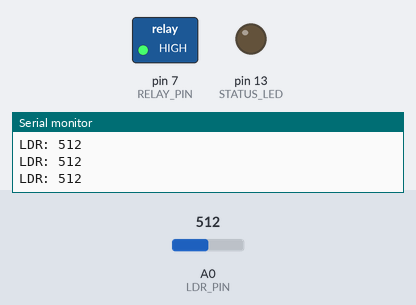
Bench run of a sketch on a simulated Arduino Uno, built with avr-gcc and run on an emulated ATmega328P. Shown: switched loads named in the sketch (green lamp = pin HIGH), output pins drawn as LEDs (lit = HIGH), the last lines printed to the serial monitor. The inputs (shaded band) are chosen by the test bench; at power-on: A0 (LDR_PIN) = 512.

Above: at 1.3 s.
1.4 s: A0 (LDR_PIN) set to 411
2.9 s: A0 (LDR_PIN) set to 389
At 3.3 s:
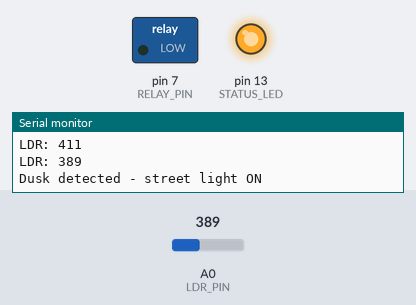
Timing chart, 0 to 5.9 s (numbered marks = the images above; inputs shaded):
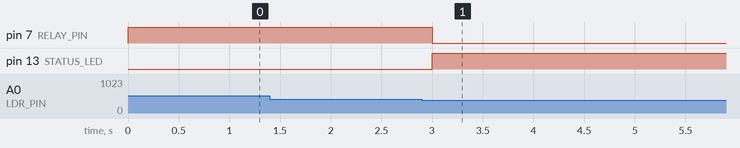

The sketch:

automatic-street-light.ino
```cpp
/*
  Automatic Street Light
  ----------------------
  LDR senses ambient light. At dusk the relay turns the street
  light ON; at dawn it turns it OFF. Hysteresis stops flickering
  at the switching point. Relay is OFF on startup (safe default).

  Wiring:
    LDR divider: 5V - LDR - A0 - 10k resistor - GND
    Relay IN1  : D7  (active-LOW relay module)
    Status LED : D13 (through a 220 ohm resistor to GND)
*/

// ---- Pin definitions ----
const int LDR_PIN    = A0;  // LDR voltage divider
const int RELAY_PIN  = 7;   // Relay module IN1 (active LOW)
const int STATUS_LED = 13;  // Built-in / status LED

// ---- Thresholds (0-1023). Tune from Serial Monitor readings. ----
// Light ON when reading falls below DUSK_THRESHOLD,
// light OFF when reading rises above DAWN_THRESHOLD.
const int DUSK_THRESHOLD = 400;
const int DAWN_THRESHOLD = 500;

bool lightOn = false;

void setup() {
  pinMode(RELAY_PIN, OUTPUT);
  pinMode(STATUS_LED, OUTPUT);

  // Safe defaults: relay OFF, lamp OFF on startup.
  digitalWrite(RELAY_PIN, HIGH);  // HIGH = relay OFF (active LOW)
  digitalWrite(STATUS_LED, LOW);

  Serial.begin(9600);
  Serial.println("Automatic Street Light ready.");
}

void loop() {
  int ldrValue = analogRead(LDR_PIN);
  Serial.print("LDR: ");
  Serial.println(ldrValue);

  if (!lightOn && ldrValue < DUSK_THRESHOLD) {
    // It is getting dark: turn the light ON.
    lightOn = true;
    digitalWrite(RELAY_PIN, LOW);   // LOW = relay ON
    digitalWrite(STATUS_LED, HIGH);
    Serial.println("Dusk detected - street light ON");
  } else if (lightOn && ldrValue > DAWN_THRESHOLD) {
    // It is getting light: turn the light OFF.
    lightOn = false;
    digitalWrite(RELAY_PIN, HIGH);  // HIGH = relay OFF
    digitalWrite(STATUS_LED, LOW);
    Serial.println("Dawn detected - street light OFF");
  }

  delay(500);  // Check twice a second
}
```

Measured:
- the behaviour switches between 400 and 399 on A0 (LDR_PIN) (found by bisection; images 0 and 1)
- after the input at 2.9 s, pin 7 (RELAY_PIN): HIGH → LOW after 0.10 s; pin 13 (STATUS_LED): LOW → HIGH after 0.10 s
